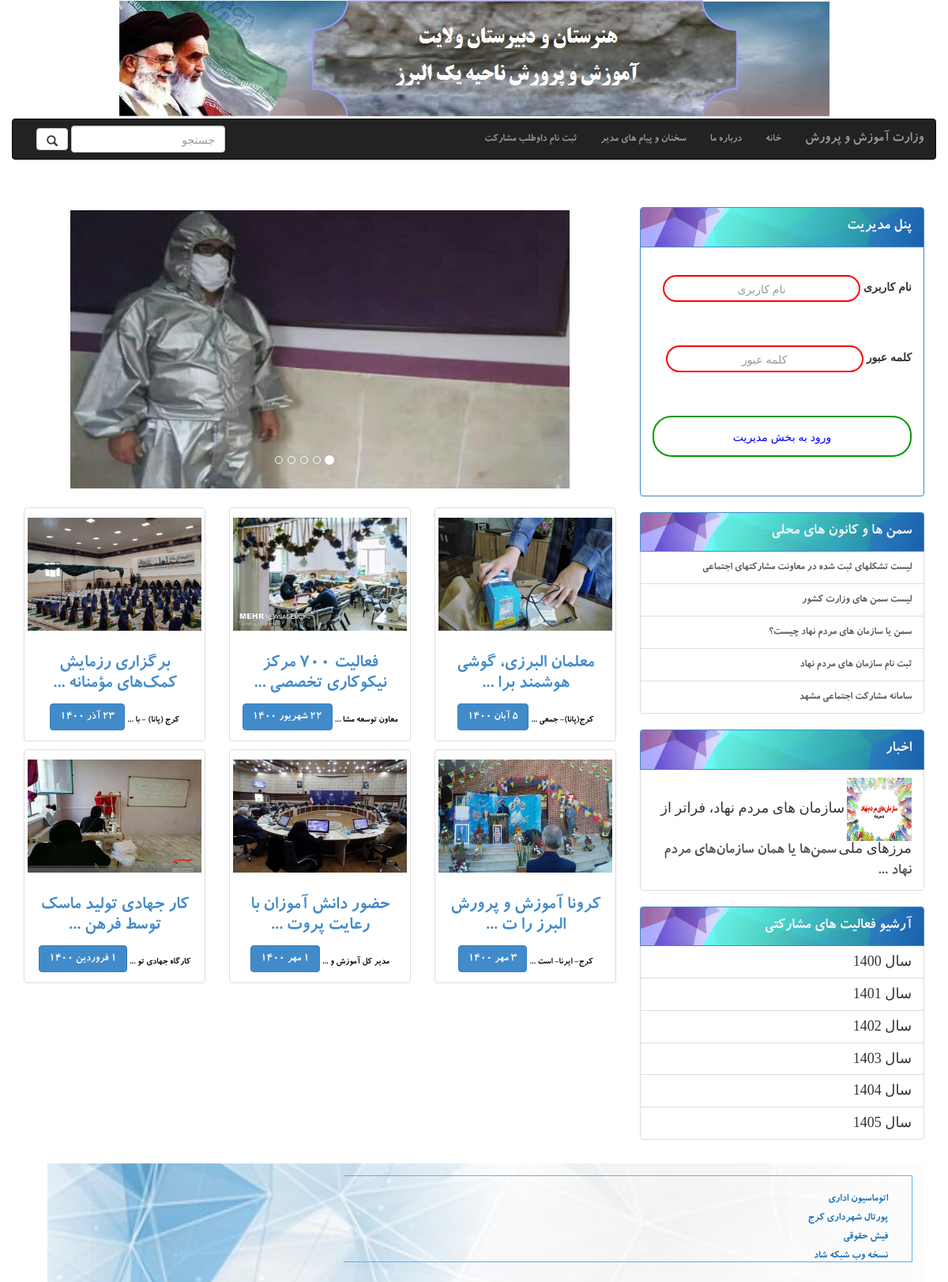
The page / on the database its author committed.
### participation/models.py (models this page shows)
class banernews(models.Model):
    image=models.ImageField(default='1.jpg',upload_to='ImageSlider/',null=True,blank=True)
    created_at = models.DateTimeField(auto_now_add=True)
    title=models.CharField(max_length=300,default=' ')
    description=models.TextField(default=' ',blank=True)

class participate(models.Model):
    title=models.CharField(max_length=300)
    day=models.CharField(max_length=6, choices=DAY_CHOICES, default='1')
    month=models.CharField(max_length=15,choices=MONTH_CHOICE,default='mehr')
    year=models.CharField(max_length=6, choices=YEAR_CHOICES, default='1400')
    description=models.TextField(default=' ',blank=True)
    image=models.ImageField(default='3.jpg',upload_to='participate/',null=True,blank=True)
    def snippet(self):
        return self.description[:15]+ '  ...'
    def titlesnippet(self):
         return self.title[:30]+ '  ...'

class samans(models.Model):
    title=models.CharField(max_length=200)
    link=models.CharField(max_length=200)

class news(models.Model):
    title=models.CharField(max_length=300)
    day=models.CharField(max_length=6, choices=DAY_CHOICES, default='1')
    month=models.CharField(max_length=15,choices=MONTH_CHOICE,default='mehr')
    year=models.CharField(max_length=6, choices=YEAR_CHOICES, default='1400')
    description=models.TextField(default=' ',blank=True)
    image=models.ImageField(default='2.jpg',upload_to='news/',null=True,blank=True)
    def snippet(self):
        return self.description[:35]+ '  ...'

### socialParticipation/views.py (the view)
# urls.py: 2. Add a URL to urlpatterns:  path('', views.home, name='home')
def home(request):
    samans=fetchSaman_view()
    fiveBaner=fivebaner_view()
    news=fetchnews_view()
    participate=fetchparticipate_view()
    return render(request,'home.html',{'samans':samans,'fiveBaner':fiveBaner,'news':news,'participate':participate})

### socialParticipation/views.py (called while the page is built)
def fetchSaman_view():
    samans=apps.get_model('participation','samans').objects.order_by('-id')[:8]
    return samans

def fetchnews_view():
    news=apps.get_model('participation','news').objects.order_by('-id')[:8]
    return news

def fetchparticipate_view():
    participate=apps.get_model('participation','participate').objects.order_by('-id')[:6]
    return participate

def fivebaner_view():
    fiveBaner=apps.get_model('participation','banernews').objects.order_by('-id')[:5]
    return fiveBaner

### templates/home.html (shortened to what this page needs)
{%extends 'index.html'%}
    {%load static%}
    {%block content%}
    <div id="carousel-example-generic" class="carousel slide" data-ride="carousel">
        <ol class="carousel-indicators">
          <li data-target="#carousel-example-generic" data-slide-to="0" class="active"></li>
          <li data-target="#carousel-example-generic" data-slide-to="1"></li>
          <li data-target="#carousel-example-generic" data-slide-to="2"></li>
          <li data-target="#carousel-example-generic" data-slide-to="3"></li>
          <li data-target="#carousel-example-generic" data-slide-to="4"></li>
        </ol>
        <div class="carousel-inner vertical-align " role="listbox" >
           {%for baner in fiveBaner%}
                <div class="item {%if forloop.counter0 == 0 %} active {%endif%}  "  >
                  <a  href="{% url 'specialnews' pk=baner.id %}" >
                    <img class="img-thumbnail" src="{{baner.image.url}}"  alt="..." >
                  </a>
                </div>
            {%endfor%}
          </div>
        </div>
      <div class="row" style="margin-top: 10px;">
        {%for part in participate%}
            <div class="col-sm-6 col-md-6 col-lg-4" style="margin-top: 10px" >
              <a  href="{% url 'partnews' pk=part.id %}" >
              <div style="text-align: center;" class="thumbnail">
                <img class="review-image  " src="{{ part.image.url}}" alt=" ..." style="width: 100% ; height:143px; margin-top:8px;" >
                <div class="caption">
                  <h3>   {{part.titlesnippet}} </h3>
                  <p class="desc">{{part.snippet}}</p>
                  <p><a href="#" class="btn btn-primary" role="button">
                    {{part.day}} {{part.month}} {{part.year}}
                  </a> </p>
                </div>
              </div>
            </a>
            </div>
        {%endfor%}
          </div>
    {%endblock%}

### templates/index.html (shortened to what this page needs)
{%load widget_tweaks%}
<html lang="en">
<head>
    {%load static%}
    <link rel="stylesheet" href="{% static "css/bootstrap-rtl.css" %}"/>
</head>
<body>
    <div class="container">
        <div id="header" class="row">
          <div class="geeks">
            <img class="imgg" >
          </div>
            <nav class="navbar navbar-inverse  ">
                <div class="container-fluid">
                  <div class="navbar-header">
                    <a class="navbar-brand" href="http://medu.ir">وزارت آموزش و پرورش</a>
                  </div>
                  <div class="collapse navbar-collapse" id="bs-example-navbar-collapse-1">
                    <ul class="nav navbar-nav">
                      <li name="{% url 'home' %}"><a href="{% url '' %}">خانه <span class="sr-only">(current)</span></a></li>
                      <li><a href="{% url 'about' %}">درباره ما</a></li>
                      <li><a href="{% url 'showmessage' %}">سخنان و پیام های مدیر</a></li>
                      <li><a href="{% url 'registerVolenteer'%}">ثبت نام داوطلب مشارکت</a></li>
                    </ul>
                    <form action="{% url 'search' %}" class="navbar-form navbar-left" method="get">
                      <div class="form-group">
                        <input type="text" id="qry" name="qry" class="form-control" placeholder="جستجو">
                      </div>
                      <button type="submit" class="btn btn-default">
                          <i class="glyphicon glyphicon-search"></i>
                      </button>
                    </form>
                  </div>
                </div>
              </nav>
        </div>
        <div class="row" style="margin-top: 40px">
            <div id="content" class="col-lg-8 col-md-9 col-sm-6 col-xs-12 pull-left">
              {%block content%}
               {%endblock%}
            </div>
            <div class="col-lg-4 col-md-3 col-sm-6 col-xs-12 pull-right" id="sidebar" >
                    <div class="panel panel-primary">
                        <div class="panel-heading titr">
                          پنل مدیریت</div>
                        <div class="panel-body">
                            <form class="site-form" action="{% url 'afterlogin' %}" method="post">
                                <div class="form-group">
                                  <label for="username"> نام کاربری</label>
                                  <input type="text" class="form-control" id="username" placeholder="نام کاربری" name="username">
                                </div>
                                <div class="form-group">
                                  <label for="password">کلمه عبور</label>
                                  <input type="password" class="form-control" id="password" placeholder="کلمه عبور" name="password">
                                </div>
                                <input type="submit" value="ورود به بخش مدیریت" class="btn btn-success btn-block">
                              </form>
                        </div>
                      </div>
                      <div class="list-group">
                        <a href="#" class="list-group-item active titr">
                          سمن ها و کانون های محلی
                        </a>
                        {%for saman in samans%}
                          <a href="{{saman.link}}" class="list-group-item">
                          {{saman.title}}</a>
                        {%endfor%}
                      </div>
                      <div class="list-group">
                        <a href="#" class="list-group-item active titr">
                          اخبار                        </a>
                        {%for new in news%}
                            <a href="{% url 'newsdetail' pk=new.id %}" class="list-group-item" >
                              <img src="{{new.image.url}}" width="25%" height="10%"  style="mix-blend-mode: multiply;">
                              <h4 class="list-group-item-heading" style="font-family: IRANSans;font-style: normal;src: url('../fonts/IRANSans/IRANSans.eot');"> {{new.title}}</h4>
                              <p class="list-group-item-text">{{new.snippet}}</p><br />
                            </a>
                        {%endfor%}
                          </div>
                          <div class="list-group" style="font-family: IRANSans;" >
                            <a href="#" class="list-group-item active titr">
                               آرشیو فعالیت های مشارکتی                        </a>
                                <a href="{% url 'archive' pk=1400 %}" class="list-group-item">
                                  <h4 class="list-group-item-heading" style="font-family: IRANSans;font-style: normal;src: url('../fonts/IRANSans/IRANSans.eot');" > سال 1400</h4>
                                </a>
                                   <a href="{% url 'archive' pk=1401 %}" class="list-group-item">
                                     <h4 class="list-group-item-heading" style="font-family: IRANSans;font-style: normal;src: url('../fonts/IRANSans/IRANSans.eot');"> سال 1401</h4>
                                   </a>
                                     <a href="{% url 'archive' pk=1402 %}" class="list-group-item">
                                       <h4 class="list-group-item-heading" style="font-family: IRANSans;font-style: normal;src: url('../fonts/IRANSans/IRANSans.eot');"> سال 1402</h4>
                                     </a>
                                       <a href="{% url 'archive' pk=1403 %}" class="list-group-item">
                                         <h4 class="list-group-item-heading" style="font-family: IRANSans;font-style: normal;src: url('../fonts/IRANSans/IRANSans.eot');"> سال 1403</h4>
                                       </a>
                                         <a href="{% url 'archive' pk=1404 %}" class="list-group-item">
                                           <h4 class="list-group-item-heading" style="font-family: IRANSans;font-style: normal;src: url('../fonts/IRANSans/IRANSans.eot');"> سال 1404</h4>
                                         </a>
                                        <a href="{% url 'archive' pk=1405 %}" class="list-group-item">
                                             <h4 class="list-group-item-heading" style="font-family: IRANSans;font-style: normal;src: url('../fonts/IRANSans/IRANSans.eot');"> سال 1405</h4>
                                           </a>
                          </div>
                </div>
        </div>
        <div id="footer" class="container ">
          <div class="row footer ">
            <div class=" footer-module col-lg-8 col-md-9 col-sm-6 col-xs-12 ">
                <ul class="col-md-3" style="list-style: none;cursor: pointer;">
                <li><a style="color:rgb(21, 110, 182);" target="_blank" href="https://eorg.medu.ir/eorg/Login.aspx?ReturnUrl=%2feorg">اتوماسیون اداری</a></li>
                <li><a style="color:rgb(21, 110, 182);" target="_blank" href="https://portal.sigma.ir/customers/karaj-municipality">پورتال شهرداری کرج</a></li>
                <li><a style="color:rgb(21, 110, 182);" href="http://fish.medu.ir/">فیش حقوقی</a></li>
                <li><a style="color:rgb(21, 110, 182);" target="_blank" href="https://shad.ir/">نسخه وب شبکه شاد</a></li>
            </ul>
            </div>
          </div>
        </div>
    </div>
</body>
</html>

### rows shown on the page
banernews: image (picture)
participate: image (picture), titlesnippet "معلمان البرزی، گوشی هوشمند برا ...", snippet "کرج(پانا)- جمعی ...", day "5", month "آبان", year "1400"
participate: image (picture), titlesnippet "فعالیت ۷۰۰ مرکز نیکوکاری تخصصی ...", snippet "معاون توسعه مشا ...", day "22", month "شهریور", year "1400"
participate: image (picture), titlesnippet "برگزاری رزمایش کمک‌های مؤمنانه ...", snippet "کرج (پانا) - با ...", day "23", month "آذر", year "1400"
participate: image (picture), titlesnippet "کرونا آموزش و پرورش البرز را ت ...", snippet "کرج- ایرنا- است ...", day "3", month "مهر", year "1400"
participate: image (picture), titlesnippet "حضور دانش آموزان با رعایت پروت ...", snippet "مدیر کل آموزش و ...", month "مهر", year "1400"
participate: image (picture), titlesnippet "کار جهادی تولید ماسک توسط فرهن ...", snippet "کارگاه جهادی تو ...", day "1", month "فروردین", year "1400"
samans: title "لیست تشکلهای ثبت شده در معاونت مشارکتهای اجتماعی"
samans: title "لیست سمن های وزارت کشور"
samans: title "سمن یا سازمان های مردم نهاد چیست؟"
samans: title "ثبت نام سازمان های مردم نهاد"
samans: title "سامانه مشارکت اجتماعی مشهد"
news: image (picture), title "سازمان های مردم نهاد، فراتر از مرزهای ملی", snippet "سمن‌ها یا همان سازمان‌های مردم نهاد ..."
